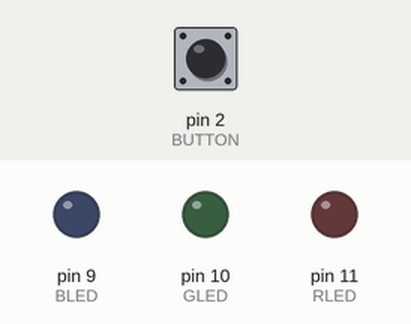
Bench run of a sketch on a simulated Arduino Uno, built with avr-gcc and run on an emulated ATmega328P. Parts: output pins drawn as LEDs (lit = HIGH). The test bench sets the inputs (shaded band); at power-on: pin 2 (BUTTON) LOW.

Above: at 1.2 s.
1.3 s: pin 2 (BUTTON) pulled HIGH for 0.15 s
At 2.4 s:
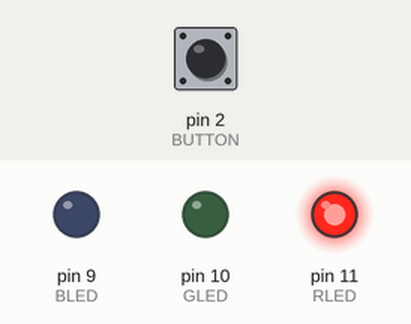
2.9 s: pin 2 (BUTTON) pulled HIGH for 1 s
At 3.6 s:
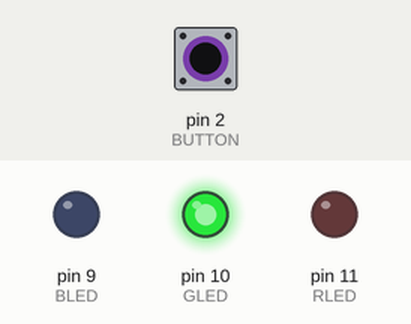
5.4 s: pin 2 (BUTTON) pulled HIGH for 0.15 s
At 6.6 s:
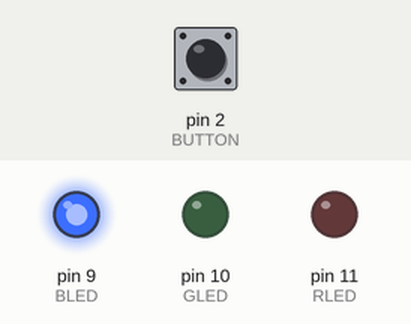
7.0 s: pin 2 (BUTTON) pulled HIGH for 3.2 s
At 8.0 s:
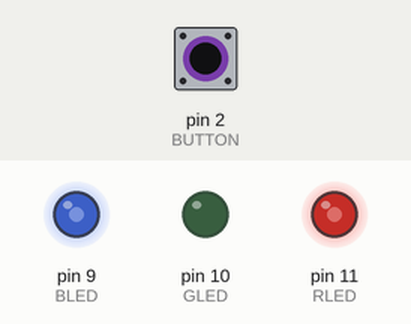
11.7 s: pin 2 (BUTTON) pulled HIGH for 0.15 s
At 12.7 s:
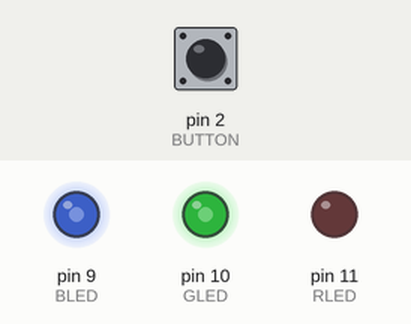
13.3 s: pin 2 (BUTTON) pulled HIGH for 1 s
At 13.9 s:
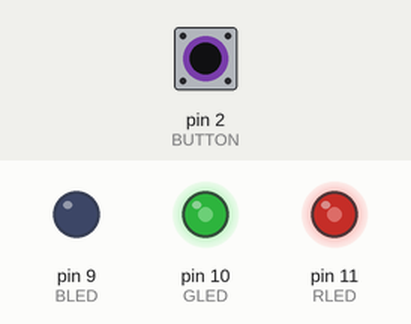
Timing chart, 0 to 16.3 s (numbered marks = the images above; inputs shaded):
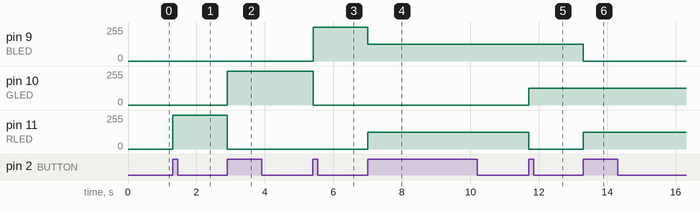

The sketch:

button_rgb_led.ino
```cpp
// Exploring Arduino
// Listing 2-6
// A controllable RGB Led
//

const int BLED=9;           //blue led on pin 9
const int GLED=10;          //green led on pin 10
const int RLED=11;           //red led on pin 11
const int BUTTON=2;         //push button on pin 2

boolean lastButton = LOW;   //last button state
boolean currentButton = LOW; //current button state
int ledMode = 0;              //cycle between led states

void setup() {
  pinMode (BLED, OUTPUT);
  pinMode (GLED, OUTPUT);
  pinMode (RLED, OUTPUT);
  pinMode (BUTTON, INPUT);  //set button to input ( not really needed, input is the default )

}

/* Debouncing function
 *  pass it the previous button state
 *  and return the current state
 */
 boolean debounce(boolean last)
 {
  boolean current = digitalRead(BUTTON);          //read the button state
  if (last !=current)                             //state is different
  {
    delay(5);                             //wait 5 ms
    current = digitalRead(BUTTON);        //read it again
  }
  return current;
 }
 /*
  * LED mode selection
  * pass a number for Led state
  */
void setMode(int mode)
{
  //RED
  if (mode == 1)
  {
    digitalWrite(RLED, HIGH);
    digitalWrite(GLED, LOW);
    digitalWrite(BLED, LOW);
  }
  //GREEN
  else if (mode == 2)
  {
    digitalWrite(RLED, LOW);
    digitalWrite(GLED, HIGH);
    digitalWrite(BLED, LOW);
  }
  //BLUE
  else if (mode == 3)
  {
    digitalWrite(RLED, LOW);
    digitalWrite(GLED, LOW);
    digitalWrite(BLED, HIGH);
  }
  //PURPLE ( RED + BLUE )
  else if (mode == 4)
  {
    analogWrite(RLED, 127);
    analogWrite(GLED, 0);
    analogWrite(BLED, 127);
  }
  //TEAL (BLUE + GREEN )
  else if (mode == 5)
  {
    analogWrite(RLED, 0);
    analogWrite(GLED, 127);
    analogWrite(BLED, 127);
  }
  //ORANGE (GREEN + RED)
  else if (mode == 6)
  {
    analogWrite(RLED, 127);
    analogWrite(GLED, 127);
    analogWrite(BLED, 0);
  }
  //WHITE (GREEN + RED + BLUE)
  else if (mode == 7)
  {
    analogWrite(RLED, 127);
    analogWrite(GLED, 127);
    analogWrite(BLED, 127);
  }
  //OFF
  else
  {
    digitalWrite(RLED, LOW);
    digitalWrite(GLED, LOW);
    digitalWrite(BLED, LOW);
  }
}

void loop() {
    currentButton = debounce(lastButton);   //read debounced state
    if (lastButton == LOW && currentButton == HIGH )  //if the button was pressed...
    {
      ledMode++;                          //increment the led mode
    }
    lastButton = currentButton;           //reset the button value
    //if you have cycled through all the mode, reset the mode counter to 0
    if (ledMode == 8) ledMode = 0;
    setMode(ledMode);                     //change the led state
}
```

Measured:
- after the input at 1.3 s, pin 11 (RLED): 0/255 → 255/255 at once
- after the input at 2.9 s, pin 10 (GLED): 0/255 → 255/255 at once; pin 11 (RLED): 255/255 → 0/255 at once
- after the input at 5.4 s, pin 9 (BLED): 0/255 → 255/255 at once; pin 10 (GLED): 255/255 → 0/255 at once
- after the input at 7.0 s, pin 9 (BLED): 255/255 → 127/255 at once; pin 11 (RLED): 0/255 → 127/255 at once
- after the input at 11.7 s, pin 10 (GLED): 0/255 → 127/255 at once; pin 11 (RLED): 127/255 → 0/255 at once
- after the input at 13.3 s, pin 9 (BLED): 127/255 → 0/255 at once; pin 11 (RLED): 0/255 → 127/255 at once
